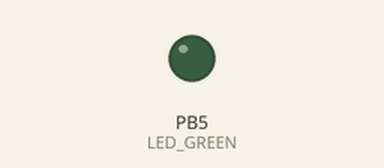
Simulated run of this program. Board: ATmega328P, built with avr-gcc and emulated at 16 MHz. Shown: output pins drawn as LEDs (lit = HIGH).

Above: at 1.3 s.
At 18.2 s:
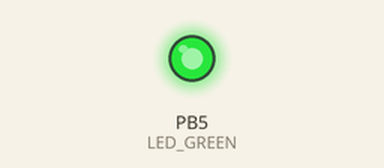
Timing chart, 0 to 19.2 s (numbered marks = the images above):
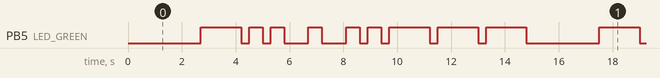

The program:

main.c
```c
/*
 * Morse_code.c
 *
 * Created: 9/28/2021 6:01:07 PM
 * Author : masau
 */

#define LED_GREEN   PB5   // AVR pin where green LED is connected
#define DOT_DELAY   500   // Delay in milliseconds
#define DASH_DELAY  1500  // DOT_DELAY*3

#define SHORT_DELAY 300    // Delay in milliseconds
#define LONG_DELAY  900    // Delay in milliseconds

#ifndef F_CPU           // Preprocessor directive allows for conditional
                        // compilation. The #ifndef means "if not defined".
# define F_CPU 16000000 // CPU frequency in Hz required for delay
#endif                  // The #ifndef directive must be closed by #endif

/* Includes ----------------------------------------------------------*/
/* Include another C language file into the current file at the location
 * of the #include statement prior to compiling the source code.
 */
#include <util/delay.h> // Functions for busy-wait delay loops
#include <avr/io.h>     // AVR device-specific IO definitions

/* Function definitions ----------------------------------------------*/
/**********************************************************************
 * Function: Main function where the program execution begins
 * Purpose:  Toggle one LED to display DE2 in Morse and use delay library.
 * Returns:  none
 **********************************************************************/
int main(void)
{
    // Set pin as output in Data Direction Register
    // DDRB = DDRB or 0010 0000
    DDRB = DDRB | (1<<LED_GREEN);

    // Set pin LOW in Data Register (LED off)
    // PORTB = PORTB and 1101 1111
    PORTB = PORTB & ~(1<<LED_GREEN);

    // Infinite loop
    while (1)
    {
        // Pause several milliseconds
        _delay_ms(LONG_DELAY*3);  // pause before the next cycle

        // Invert LED in Data Register
        // PORTB = PORTB xor 0010 0000
		// Sending symbol D (  _     )
        PORTB = PORTB ^ (1<<LED_GREEN);  // dash on
		_delay_ms(DASH_DELAY);
		PORTB = PORTB ^ (1<<LED_GREEN);  // off
		_delay_ms(SHORT_DELAY);          // pause between characters
		PORTB = PORTB ^ (1<<LED_GREEN);  // dot on
		_delay_ms(DOT_DELAY);
		PORTB = PORTB ^ (1<<LED_GREEN);  // dot off
		_delay_ms(SHORT_DELAY);
		PORTB = PORTB ^ (1<<LED_GREEN);  // dot on
		_delay_ms(DOT_DELAY);
		PORTB = PORTB ^ (1<<LED_GREEN);  // dot off
		_delay_ms(LONG_DELAY);           // pause between D and E

		// Sending Symbol E (   )
		PORTB = PORTB ^ (1<<LED_GREEN);  // dot on
		_delay_ms(DOT_DELAY);
		PORTB = PORTB ^ (1<<LED_GREEN);  // dot off
		_delay_ms(LONG_DELAY);           // pause between E and 2

		//Sending 2 (     _ _ _ )
		PORTB = PORTB ^ (1<<LED_GREEN);  // first dot on
		_delay_ms(DOT_DELAY);
		PORTB = PORTB ^ (1<<LED_GREEN);  // dot off
		_delay_ms(SHORT_DELAY);          // pause between characters
		PORTB = PORTB ^ (1<<LED_GREEN);  // 2nd dot on
		_delay_ms(DOT_DELAY);
		PORTB = PORTB ^ (1<<LED_GREEN);  // dot off
		_delay_ms(SHORT_DELAY);
		PORTB = PORTB ^ (1<<LED_GREEN);  // 1st dash on
		_delay_ms(DASH_DELAY);
		PORTB = PORTB ^ (1<<LED_GREEN);  // off
		_delay_ms(SHORT_DELAY);
		PORTB = PORTB ^ (1<<LED_GREEN);  // 2nd dash on
		_delay_ms(DASH_DELAY);
		PORTB = PORTB ^ (1<<LED_GREEN);  // off
		_delay_ms(SHORT_DELAY);
		PORTB = PORTB ^ (1<<LED_GREEN);  // 3rd dash on
		_delay_ms(DASH_DELAY);
		PORTB = PORTB ^ (1<<LED_GREEN);  // off


    }

    // Will never reach this
    return 0;
}
```

Measured:
- by itself, PB5 (LED_GREEN): repeats every 14.8 s: 2 × (LOW 0.30 s, HIGH 0.50 s), 2 × (LOW 0.90 s, HIGH 0.50 s), LOW 0.30 s, HIGH 0.50 s, 3 × (LOW 0.30 s, HIGH 1.5 s), LOW 2.7 s, HIGH 1.5 s
- by itself, everything shown: repeats every 14.8 s, in 18 steps
